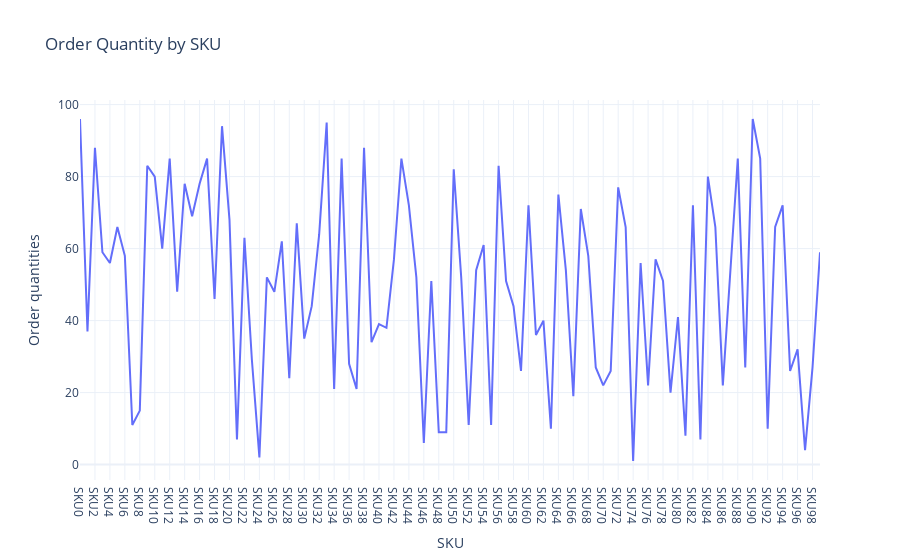

Write notebook code for a chart like this one.
### Code cell
order_quantity_chart=px.line(df,x="SKU",
                             y="Order quantities",
                             title="Order Quantity by SKU")
order_quantity_chart.show()

### Figure 1 — Plotly figure (JSON) as saved in the notebook; plotly's stock layout.template omitted (floating-point values rounded to 4 significant figures)
{"data": [{"hovertemplate": "SKU=%{x}<br>Order quantities=%{y}<extra></extra>", "legendgroup": "", "line": {"color": "#636efa", "dash": "solid"}, "marker": {"symbol": "circle"}, "mode": "lines", "name": "", "orientation": "v", "showlegend": false, "type": "scatter", "x": ["SKU0", "SKU1", "SKU2", "SKU3", "SKU4", "SKU5", "SKU6", "SKU7", "SKU8", "SKU9", "SKU10", "SKU11", "SKU12", "SKU13", "SKU14", "SKU15", "SKU16", "SKU17", "SKU18", "SKU19", "SKU20", "SKU21", "SKU22", "SKU23", "SKU24", "SKU25", "SKU26", "SKU27", "SKU28", "SKU29", "SKU30", "SKU31", "SKU32", "SKU33", "SKU34", "SKU35", "SKU36", "SKU37", "SKU38", "SKU39", "SKU40", "SKU41", "SKU42", "SKU43", "SKU44", "SKU45", "SKU46", "SKU47", "SKU48", "SKU49", "SKU50", "SKU51", "SKU52", "SKU53", "SKU54", "SKU55", "SKU56", "SKU57", "SKU58", "SKU59", "SKU60", "SKU61", "SKU62", "SKU63", "SKU64", "SKU65", "SKU66", "SKU67", "SKU68", "SKU69", "SKU70", "SKU71", "SKU72", "SKU73", "SKU74", "SKU75", "SKU76", "SKU77", "SKU78", "SKU79", "SKU80", "SKU81", "SKU82", "SKU83", "SKU84", "SKU85", "SKU86", "SKU87", "SKU88", "SKU89", "SKU90", "SKU91", "SKU92", "SKU93", "SKU94", "SKU95", "SKU96", "SKU97", "SKU98", "SKU99"], "xaxis": "x", "y": [96, 37, 88, 59, 56, 66, 58, 11, 15, 83, 80, 60, 85, 48, 78, 69, 78, 85, 46, 94, 68, 7, 63, 29, 2, 52, 48, 62, 24, 67, 35, 44, 64, 95, 21, 85, 28, 21, 88, 34, 39, 38, 57, 85, 72, 52, 6, 51, 9, 9, 82, 52, 11, 54, 61, 11, 83, 51, 44, 26, 72, 36, 40, 10, 75, 54, 19, 71, 58, 27, 22, 26, 77, 66, 1, 56, 22, 57, 51, 20, 41, 8, 72, 7, 80, 66, 22, 55, 85, 27, 96, 85, 10, 66, 72, 26, 32, 4, 27, 59], "yaxis": "y"}], "layout": {"legend": {"tracegroupgap": 0}, "title": {"text": "Order Quantity by SKU"}, "xaxis": {"anchor": "y", "domain": [0, 1], "title": {"text": "SKU"}}, "yaxis": {"anchor": "x", "domain": [0, 1], "title": {"text": "Order quantities"}}}}
